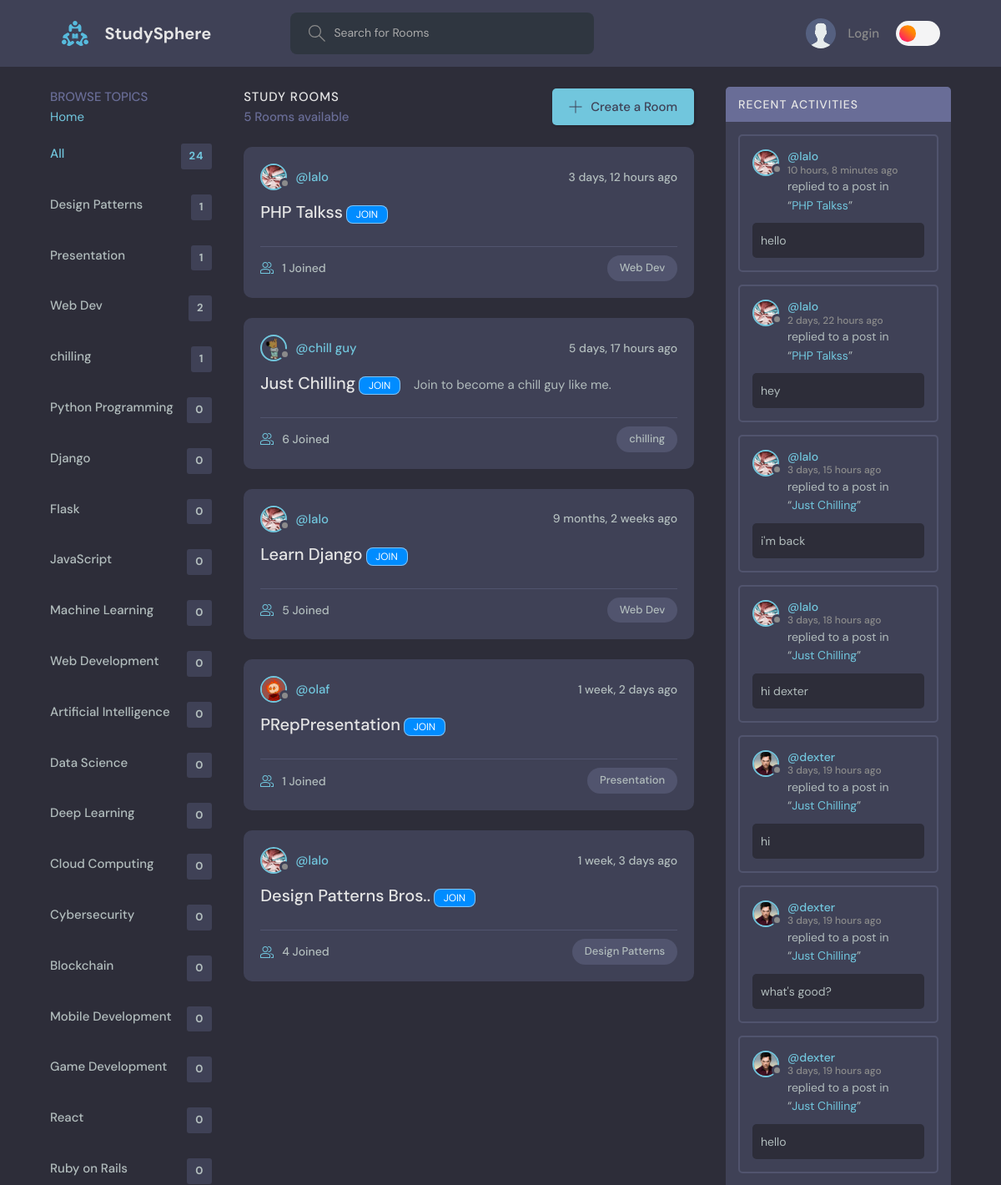
The page / (upper part) on the database its author committed.
### base/models.py (models this page shows, shortened)
class Topic(models.Model):
    name = models.TextField(max_length=100)

class Room(models.Model):
    name = models.CharField(max_length=50)
    description = models.TextField(null = True, blank = True)   #  setting to null means that it will be blank in the database if not filled out at runtime otherwise the data basebase will consider it as missing data   # blank means that it is not required to be filled out at runtime
    participants = models.ManyToManyField(User, related_name = 'participants', blank = True)  # this is the many to many field that we will be using to connect the room with the user, related_name is used to access the participants of the room from the user model, blank means that it is not required to be filled out at runtime
    host = models.ForeignKey(User, on_delete =  models.SET_NULL, null = True)   # when the host is deleted then all its rooms are delete as well
    topic = models.ForeignKey(Topic, on_delete =  models.SET_NULL, null = True)   # when the topic is deleted then all the rooms of that topic will be deleted as well
    updated = models.DateTimeField(auto_now=True)  # auto_now will update the time whenever the room is updated
    created = models.DateTimeField(auto_now_add=True)  # auto_now_add will update the time only when the room is created for the first time
    def __str__(self):
        return self.name
    class Meta:
        ordering = ['-updated','-created']   # here we are ordering the rooms according to the most recent updated and created room in the list..     The ( - ) sign means to update according to most recent....

class User(AbstractUser):
    username = models.CharField(max_length=100, unique=True)
    email = models.EmailField(max_length=200, unique=True)
    headline = models.CharField(max_length=200, null = True, blank = True)
    date_joined = models.DateTimeField(auto_now_add=True,null = True)
    last_login = models.DateTimeField(auto_now=True,null = True)
    Pfp = models.ImageField(default= 'images/avatar.svg',null=True)  # using pip install Pillow to install the pillow library to use the ImageField
    USERNAME_FIELD = 'email' # specifying the email as the username field helps us to login using the email instead of the username, which django use username by default for the authentication of the users(login and signup)
    REQUIRED_FIELDS = []

class Message(models.Model):
    user = models.ForeignKey(User, on_delete =  models.CASCADE)   # when the user is deleted then all its messages are delete as well
    body = models.CharField(max_length=1000)  # the body of the message
    room = models.ForeignKey(Room, on_delete =  models.CASCADE)
    updated = models.DateTimeField(auto_now=True)
    created = models.DateTimeField(auto_now_add=True)
    class Meta:                       # using this we can order the messages according to the most recent message
        ordering = ['-updated','-created'] #So we do not have to write ordering syntax again and again in the views.py file for everytime we get the messages of the room

### base/views.py (the view)
# urls.py: path('', views.home, name='home'), # the path() function takes 3 arguments: 1st is the url, 2nd is the view function, 3rd is the name of the url  #  the name is optional, but it is good to use it
def home(request):
    q = request.GET.get('q') if( request.GET.get('q') != None) else ''  # getting the query from the search bar and if it is not there then set it to empty string
    rooms = Room.objects.filter(
        Q(topic__name__icontains=q) | # filter if the q is in the topic name OR Name of room OR in the Description(q will be entered by user through SearchBar)
        Q(name__icontains =q)  |
        Q(description__icontains =q))
    topics = Topic.objects.all()
    UserMessages = Message.objects.filter(  Q(room__topic__name__icontains = q))  # filtering the messages according to the topic name
    room_count = rooms.count()  # getting the count of the rooms
    context = { 'rooms': rooms,'topics':topics,'UserMessages':UserMessages,"room_count": room_count}
    return render(request, 'base/home.html', context    )   #  we passed the rooms named dictionary to the home.html page ..  The first 'rooms' is the variable name that we will use in the html page and the second 'rooms' is the dictionary name that we created above(the dictionary that we are passing on by render function to the home.html page)

### base/templates/base/home.html (shortened to what this page needs)
 {% extends "main.html" %}
{% block content %}
    <main class="layout layout--3">
      <div class="container">
        {% include 'base/topicsComponents.html'%}
        <div class="roomList">
          <div class="roomList__header">
            <div>
              <h2>Study Rooms</h2>
              <p>{{room_count}} Rooms available</p>
            </div>
            <a class="btn btn--main" href="{% url 'create-room'%}">
              <svg version="1.1" xmlns="http://www.w3.org/2000/svg" width="32" height="32" viewBox="0 0 32 32">
                <title>add</title>
                <path
                  d="M16.943 0.943h-1.885v14.115h-14.115v1.885h14.115v14.115h1.885v-14.115h14.115v-1.885h-14.115v-14.115z"
                ></path>
              </svg>
              Create a Room
            </a>
          </div>
          {% include 'base/feedComponent.html'%}
        </div>
        {% include 'base/activityComponent.html' %}
      </div>
    </main>
{% endblock %}

### base/templates/base/topicsComponents.html (shortened to what this page needs)
<div class="topics">
    <div class="topics__header">
        <h2>Browse Topics</h2>
        <span>
          <div class="Home-Button" style="display: inline; color : '#756075'; background-color:'white'">
             <a href="{% url 'home' %}">  Home</a>
          </div>
        </span>
    </div>
    <ul class="topics__list">
        <li>
            <a href="{% url 'home' %}" class="active">All <span>{{topics.count}}</span></a>
        </li>
        {% for topic in topics %}
        <li>
            <a href="{% url 'home' %}?q={{topic.name}}">{{topic.name}}<span>{{topic.room_set.all.count}}</span></a>
        </li>
        {% endfor %}
    </ul>
</div>

### base/templates/base/feedComponent.html (shortened to what this page needs)
{% for room in rooms %}
<div class="roomListRoom">
   <div class="roomListRoom__header">
       <a href="{% url 'UserProfile' room.host.id %}" class="roomListRoom__author">
           <div class="avatar avatar--small">
               <img src="{{room.host.Pfp.url}}" />
           </div>
           <span>@{{room.host.username}}</span>
       </a>
       <div class="roomListRoom__actions">
           <span>{{room.created|timesince}} ago</span>
       </div>
   </div>
   <div class="roomListRoom__content">
      <a href="{% url 'room' room.id %}">{{room.name}}</a>
    {% if request.user != room.host %}
    {% if request.user not in room.participants.all%}
      <a href="{% url 'join-room' room.id%}"><button class= "btn-join">Join</button></a>
    {% endif %}
    {% endif %}
      <span>&nbsp; &nbsp;{{room.description}}</span>
  </div>
  <div class="roomListRoom__meta">
   <a href="{% url 'room' room.id %}" class="roomListRoom__joined">
       {{room.participants.all.count}} Joined  {% comment %} getting the count of the participants in the room as it is a many to many field {% endcomment %}
   </a>
   <p class="roomListRoom__topic">{{room.topic.name}}</p>   {% comment %} getting the topic of the roooom {% endcomment %}
</div>
</div>
{% endfor %}

### base/templates/base/activityComponent.html (shortened to what this page needs)
<div class="activities">
  <div class="activities__header">
      <h2>Recent Activities</h2>
  </div>
    {% for message in UserMessages %}
    <div class="activities__box">
        <div class="activities__boxHeader roomListRoom__header">
            <a href="{% url 'UserProfile' message.user.id %}" class="roomListRoom__author">
                <div class="avatar avatar--small">
                    <img src="{{message.user.Pfp.url}}" />
                </div>
                <p>
                    @{{message.user.username}}
                    <span>{{message.created|timesince}} ago</span>
                </p>
            </a>
        </div>
        <div class="activities__boxContent">
            <p>replied to a post in
                <br>
                <span>“<a href="{% url 'room' message.room.id %}">{{message.room}}</a>”</span>
            </p>
            <div class="activities__boxRoomContent">{{message.body}}</div>
        </div>
    </div>
    {% endfor %}
</div>

### rows shown on the page
Topic: name "Design Patterns", room_set.all.count "1"
Topic: name "Presentation", room_set.all.count "1"
Topic: name "Web Dev", room_set.all.count "2"
Topic: name "chilling", room_set.all.count "1"
Topic: name "Python Programming", room_set.all.count "0"
Topic: name "Django", room_set.all.count "0"
Topic: name "Flask", room_set.all.count "0"
Topic: name "JavaScript", room_set.all.count "0"
Topic: name "Machine Learning", room_set.all.count "0"
Topic: name "Web Development", room_set.all.count "0"
Topic: name "Artificial Intelligence", room_set.all.count "0"
Topic: name "Data Science", room_set.all.count "0"
Topic: name "Deep Learning", room_set.all.count "0"
Topic: name "Cloud Computing", room_set.all.count "0"
Topic: name "Cybersecurity", room_set.all.count "0"
Topic: name "Blockchain", room_set.all.count "0"
Topic: name "Mobile Development", room_set.all.count "0"
Topic: name "Game Development", room_set.all.count "0"
Topic: name "React", room_set.all.count "0"
Topic: name "Ruby on Rails", room_set.all.count "0"
Room: host.Pfp (picture), host.username "lalo", created "3 days, 12 hours", name "PHP Talkss", shows "JOIN", participants.all.count "1", topic.name "Web Dev"
Room: host.Pfp (picture), host.username "chill guy", created "5 days, 17 hours", name "Just Chilling", shows "JOIN", description "Join to become a chill guy like me.", participants.all.count "6", topic.name "chilling"
Room: host.Pfp (picture), host.username "lalo", created "9 months, 2 weeks", name "Learn Django", shows "JOIN", participants.all.count "5", topic.name "Web Dev"
Room: host.Pfp (picture), host.username "olaf", created "1 week, 2 days", name "PRepPresentation", shows "JOIN", participants.all.count "1", topic.name "Presentation"
Room: host.Pfp (picture), host.username "lalo", created "1 week, 3 days", name "Design Patterns Bros..", shows "JOIN", participants.all.count "4", topic.name "Design Patterns"
Message: user.Pfp (picture), user.username "lalo", created "10 hours, 8 minutes", room "PHP Talkss", body "hello"
Message: user.Pfp (picture), user.username "lalo", created "2 days, 22 hours", room "PHP Talkss", body "hey"
Message: user.Pfp (picture), user.username "lalo", created "3 days, 15 hours", room "Just Chilling", body "i'm back"
Message: user.Pfp (picture), user.username "lalo", created "3 days, 18 hours", room "Just Chilling", body "hi dexter"
Message: user.Pfp (picture), user.username "dexter", created "3 days, 19 hours", room "Just Chilling", body "hi"
Message: user.Pfp (picture), user.username "dexter", created "3 days, 19 hours", room "Just Chilling", body "what's good?"
Message: user.Pfp (picture), user.username "dexter", created "3 days, 19 hours", room "Just Chilling", body "hello"

### other values the page prints
{{ topics.count }} "24"
{{ room_count }} "5"
